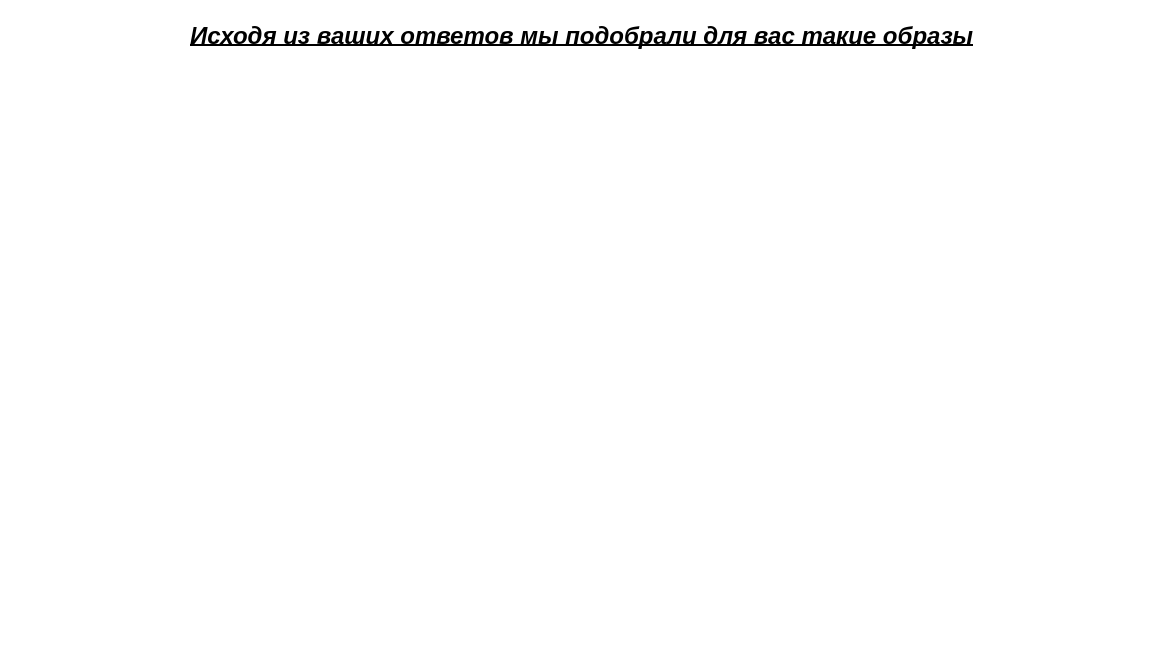
<?xml version="1.0" encoding="UTF-8"?>
<ui version="4.0">
 <class>SecondWindow</class>
 <widget class="QDialog" name="SecondWindow">
  <property name="geometry">
   <rect>
    <x>0</x>
    <y>0</y>
    <width>1174</width>
    <height>646</height>
   </rect>
  </property>
  <property name="palette">
   <palette>
    <active>
     <colorrole role="WindowText">
      <brush brushstyle="SolidPattern">
       <color alpha="255">
        <red>0</red>
        <green>0</green>
        <blue>0</blue>
       </color>
      </brush>
     </colorrole>
     <colorrole role="Button">
      <brush brushstyle="SolidPattern">
       <color alpha="255">
        <red>255</red>
        <green>255</green>
        <blue>255</blue>
       </color>
      </brush>
     </colorrole>
     <colorrole role="Light">
      <brush brushstyle="SolidPattern">
       <color alpha="255">
        <red>255</red>
        <green>255</green>
        <blue>255</blue>
       </color>
      </brush>
     </colorrole>
     <colorrole role="Midlight">
      <brush brushstyle="SolidPattern">
       <color alpha="255">
        <red>255</red>
        <green>255</green>
        <blue>255</blue>
       </color>
      </brush>
     </colorrole>
     <colorrole role="Dark">
      <brush brushstyle="SolidPattern">
       <color alpha="255">
        <red>127</red>
        <green>127</green>
        <blue>127</blue>
       </color>
      </brush>
     </colorrole>
     <colorrole role="Mid">
      <brush brushstyle="SolidPattern">
       <color alpha="255">
        <red>170</red>
        <green>170</green>
        <blue>170</blue>
       </color>
      </brush>
     </colorrole>
     <colorrole role="Text">
      <brush brushstyle="SolidPattern">
       <color alpha="255">
        <red>0</red>
        <green>0</green>
        <blue>0</blue>
       </color>
      </brush>
     </colorrole>
     <colorrole role="BrightText">
      <brush brushstyle="SolidPattern">
       <color alpha="255">
        <red>255</red>
        <green>255</green>
        <blue>255</blue>
       </color>
      </brush>
     </colorrole>
     <colorrole role="ButtonText">
      <brush brushstyle="SolidPattern">
       <color alpha="255">
        <red>0</red>
        <green>0</green>
        <blue>0</blue>
       </color>
      </brush>
     </colorrole>
     <colorrole role="Base">
      <brush brushstyle="SolidPattern">
       <color alpha="255">
        <red>255</red>
        <green>255</green>
        <blue>255</blue>
       </color>
      </brush>
     </colorrole>
     <colorrole role="Window">
      <brush brushstyle="SolidPattern">
       <color alpha="255">
        <red>255</red>
        <green>255</green>
        <blue>255</blue>
       </color>
      </brush>
     </colorrole>
     <colorrole role="Shadow">
      <brush brushstyle="SolidPattern">
       <color alpha="255">
        <red>0</red>
        <green>0</green>
        <blue>0</blue>
       </color>
      </brush>
     </colorrole>
     <colorrole role="AlternateBase">
      <brush brushstyle="SolidPattern">
       <color alpha="255">
        <red>255</red>
        <green>255</green>
        <blue>255</blue>
       </color>
      </brush>
     </colorrole>
     <colorrole role="ToolTipBase">
      <brush brushstyle="SolidPattern">
       <color alpha="255">
        <red>255</red>
        <green>255</green>
        <blue>220</blue>
       </color>
      </brush>
     </colorrole>
     <colorrole role="ToolTipText">
      <brush brushstyle="SolidPattern">
       <color alpha="255">
        <red>0</red>
        <green>0</green>
        <blue>0</blue>
       </color>
      </brush>
     </colorrole>
     <colorrole role="PlaceholderText">
      <brush brushstyle="SolidPattern">
       <color alpha="127">
        <red>0</red>
        <green>0</green>
        <blue>0</blue>
       </color>
      </brush>
     </colorrole>
     <colorrole role="Accent">
      <brush brushstyle="SolidPattern">
       <color alpha="255">
        <red>255</red>
        <green>255</green>
        <blue>255</blue>
       </color>
      </brush>
     </colorrole>
    </active>
    <inactive>
     <colorrole role="WindowText">
      <brush brushstyle="SolidPattern">
       <color alpha="255">
        <red>0</red>
        <green>0</green>
        <blue>0</blue>
       </color>
      </brush>
     </colorrole>
     <colorrole role="Button">
      <brush brushstyle="SolidPattern">
       <color alpha="255">
        <red>255</red>
        <green>255</green>
        <blue>255</blue>
       </color>
      </brush>
     </colorrole>
     <colorrole role="Light">
      <brush brushstyle="SolidPattern">
       <color alpha="255">
        <red>255</red>
        <green>255</green>
        <blue>255</blue>
       </color>
      </brush>
     </colorrole>
     <colorrole role="Midlight">
      <brush brushstyle="SolidPattern">
       <color alpha="255">
        <red>255</red>
        <green>255</green>
        <blue>255</blue>
       </color>
      </brush>
     </colorrole>
     <colorrole role="Dark">
      <brush brushstyle="SolidPattern">
       <color alpha="255">
        <red>127</red>
        <green>127</green>
        <blue>127</blue>
       </color>
      </brush>
     </colorrole>
     <colorrole role="Mid">
      <brush brushstyle="SolidPattern">
       <color alpha="255">
        <red>170</red>
        <green>170</green>
        <blue>170</blue>
       </color>
      </brush>
     </colorrole>
     <colorrole role="Text">
      <brush brushstyle="SolidPattern">
       <color alpha="255">
        <red>0</red>
        <green>0</green>
        <blue>0</blue>
       </color>
      </brush>
     </colorrole>
     <colorrole role="BrightText">
      <brush brushstyle="SolidPattern">
       <color alpha="255">
        <red>255</red>
        <green>255</green>
        <blue>255</blue>
       </color>
      </brush>
     </colorrole>
     <colorrole role="ButtonText">
      <brush brushstyle="SolidPattern">
       <color alpha="255">
        <red>0</red>
        <green>0</green>
        <blue>0</blue>
       </color>
      </brush>
     </colorrole>
     <colorrole role="Base">
      <brush brushstyle="SolidPattern">
       <color alpha="255">
        <red>255</red>
        <green>255</green>
        <blue>255</blue>
       </color>
      </brush>
     </colorrole>
     <colorrole role="Window">
      <brush brushstyle="SolidPattern">
       <color alpha="255">
        <red>255</red>
        <green>255</green>
        <blue>255</blue>
       </color>
      </brush>
     </colorrole>
     <colorrole role="Shadow">
      <brush brushstyle="SolidPattern">
       <color alpha="255">
        <red>0</red>
        <green>0</green>
        <blue>0</blue>
       </color>
      </brush>
     </colorrole>
     <colorrole role="AlternateBase">
      <brush brushstyle="SolidPattern">
       <color alpha="255">
        <red>255</red>
        <green>255</green>
        <blue>255</blue>
       </color>
      </brush>
     </colorrole>
     <colorrole role="ToolTipBase">
      <brush brushstyle="SolidPattern">
       <color alpha="255">
        <red>255</red>
        <green>255</green>
        <blue>220</blue>
       </color>
      </brush>
     </colorrole>
     <colorrole role="ToolTipText">
      <brush brushstyle="SolidPattern">
       <color alpha="255">
        <red>0</red>
        <green>0</green>
        <blue>0</blue>
       </color>
      </brush>
     </colorrole>
     <colorrole role="PlaceholderText">
      <brush brushstyle="SolidPattern">
       <color alpha="127">
        <red>0</red>
        <green>0</green>
        <blue>0</blue>
       </color>
      </brush>
     </colorrole>
     <colorrole role="Accent">
      <brush brushstyle="SolidPattern">
       <color alpha="255">
        <red>255</red>
        <green>255</green>
        <blue>255</blue>
       </color>
      </brush>
     </colorrole>
    </inactive>
    <disabled>
     <colorrole role="WindowText">
      <brush brushstyle="SolidPattern">
       <color alpha="255">
        <red>127</red>
        <green>127</green>
        <blue>127</blue>
       </color>
      </brush>
     </colorrole>
     <colorrole role="Button">
      <brush brushstyle="SolidPattern">
       <color alpha="255">
        <red>255</red>
        <green>255</green>
        <blue>255</blue>
       </color>
      </brush>
     </colorrole>
     <colorrole role="Light">
      <brush brushstyle="SolidPattern">
       <color alpha="255">
        <red>255</red>
        <green>255</green>
        <blue>255</blue>
       </color>
      </brush>
     </colorrole>
     <colorrole role="Midlight">
      <brush brushstyle="SolidPattern">
       <color alpha="255">
        <red>255</red>
        <green>255</green>
        <blue>255</blue>
       </color>
      </brush>
     </colorrole>
     <colorrole role="Dark">
      <brush brushstyle="SolidPattern">
       <color alpha="255">
        <red>127</red>
        <green>127</green>
        <blue>127</blue>
       </color>
      </brush>
     </colorrole>
     <colorrole role="Mid">
      <brush brushstyle="SolidPattern">
       <color alpha="255">
        <red>170</red>
        <green>170</green>
        <blue>170</blue>
       </color>
      </brush>
     </colorrole>
     <colorrole role="Text">
      <brush brushstyle="SolidPattern">
       <color alpha="255">
        <red>127</red>
        <green>127</green>
        <blue>127</blue>
       </color>
      </brush>
     </colorrole>
     <colorrole role="BrightText">
      <brush brushstyle="SolidPattern">
       <color alpha="255">
        <red>255</red>
        <green>255</green>
        <blue>255</blue>
       </color>
      </brush>
     </colorrole>
     <colorrole role="ButtonText">
      <brush brushstyle="SolidPattern">
       <color alpha="255">
        <red>127</red>
        <green>127</green>
        <blue>127</blue>
       </color>
      </brush>
     </colorrole>
     <colorrole role="Base">
      <brush brushstyle="SolidPattern">
       <color alpha="255">
        <red>255</red>
        <green>255</green>
        <blue>255</blue>
       </color>
      </brush>
     </colorrole>
     <colorrole role="Window">
      <brush brushstyle="SolidPattern">
       <color alpha="255">
        <red>255</red>
        <green>255</green>
        <blue>255</blue>
       </color>
      </brush>
     </colorrole>
     <colorrole role="Shadow">
      <brush brushstyle="SolidPattern">
       <color alpha="255">
        <red>0</red>
        <green>0</green>
        <blue>0</blue>
       </color>
      </brush>
     </colorrole>
     <colorrole role="AlternateBase">
      <brush brushstyle="SolidPattern">
       <color alpha="255">
        <red>255</red>
        <green>255</green>
        <blue>255</blue>
       </color>
      </brush>
     </colorrole>
     <colorrole role="ToolTipBase">
      <brush brushstyle="SolidPattern">
       <color alpha="255">
        <red>255</red>
        <green>255</green>
        <blue>220</blue>
       </color>
      </brush>
     </colorrole>
     <colorrole role="ToolTipText">
      <brush brushstyle="SolidPattern">
       <color alpha="255">
        <red>0</red>
        <green>0</green>
        <blue>0</blue>
       </color>
      </brush>
     </colorrole>
     <colorrole role="PlaceholderText">
      <brush brushstyle="SolidPattern">
       <color alpha="127">
        <red>127</red>
        <green>127</green>
        <blue>127</blue>
       </color>
      </brush>
     </colorrole>
     <colorrole role="Accent">
      <brush brushstyle="SolidPattern">
       <color alpha="255">
        <red>255</red>
        <green>255</green>
        <blue>255</blue>
       </color>
      </brush>
     </colorrole>
    </disabled>
   </palette>
  </property>
  <property name="windowTitle">
   <string>Dialog</string>
  </property>
  <widget class="QLabel" name="label_5">
   <property name="geometry">
    <rect>
     <x>190</x>
     <y>20</y>
     <width>951</width>
     <height>31</height>
    </rect>
   </property>
   <property name="font">
    <font>
     <pointsize>18</pointsize>
     <italic>true</italic>
     <bold>true</bold>
     <underline>true</underline>
    </font>
   </property>
   <property name="text">
    <string>Исходя из ваших ответов мы подобрали для вас такие образы</string>
   </property>
  </widget>
  <widget class="QLabel" name="img1">
   <property name="geometry">
    <rect>
     <x>180</x>
     <y>80</y>
     <width>390</width>
     <height>551</height>
    </rect>
   </property>
   <property name="text">
    <string/>
   </property>
   <property name="pixmap">
    <pixmap>img/w560_q80 (2).png</pixmap>
   </property>
  </widget>
  <widget class="QLabel" name="img2">
   <property name="geometry">
    <rect>
     <x>570</x>
     <y>80</y>
     <width>390</width>
     <height>551</height>
    </rect>
   </property>
   <property name="text">
    <string/>
   </property>
  </widget>
 </widget>
 <resources/>
 <connections/>
</ui>
